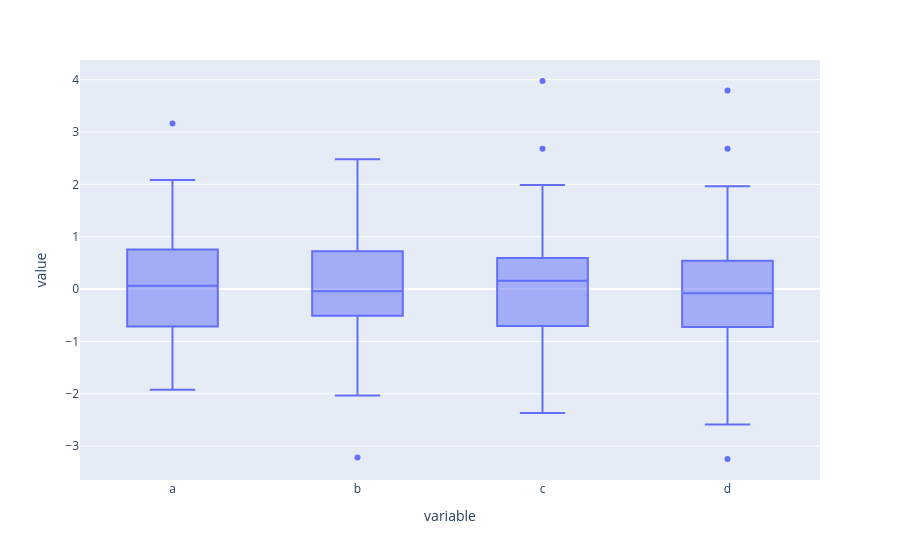

Notebook source saved alongside this figure:
### Code cell
#dataframe.iplot(kind='scatter', x='a', y='b', mode='markers')

import plotly.express as px
# Instead of df.iplot(kind='bar')
fig = px.box(dataframe  )

fig.show()

### Figure 1 — Plotly figure (JSON) as saved in the notebook; plotly's stock layout.template omitted (floating-point values rounded to 4 significant figures; data arrays with more than 128 entries replaced by an {"elided": "..."} marker saying what was removed)
{"data": [{"alignmentgroup": "True", "hovertemplate": "variable=%{x}<br>value=%{y}<extra></extra>", "legendgroup": "", "marker": {"color": "#636efa"}, "name": "", "notched": false, "offsetgroup": "", "orientation": "v", "showlegend": false, "type": "box", "x": {"elided": "400 str values"}, "x0": " ", "xaxis": "x", "y": {"elided": "400 float values"}, "y0": " ", "yaxis": "y"}], "layout": {"boxmode": "group", "legend": {"tracegroupgap": 0}, "margin": {"t": 60}, "xaxis": {"anchor": "y", "domain": [0, 1], "title": {"text": "variable"}}, "yaxis": {"anchor": "x", "domain": [0, 1], "title": {"text": "value"}}}}
